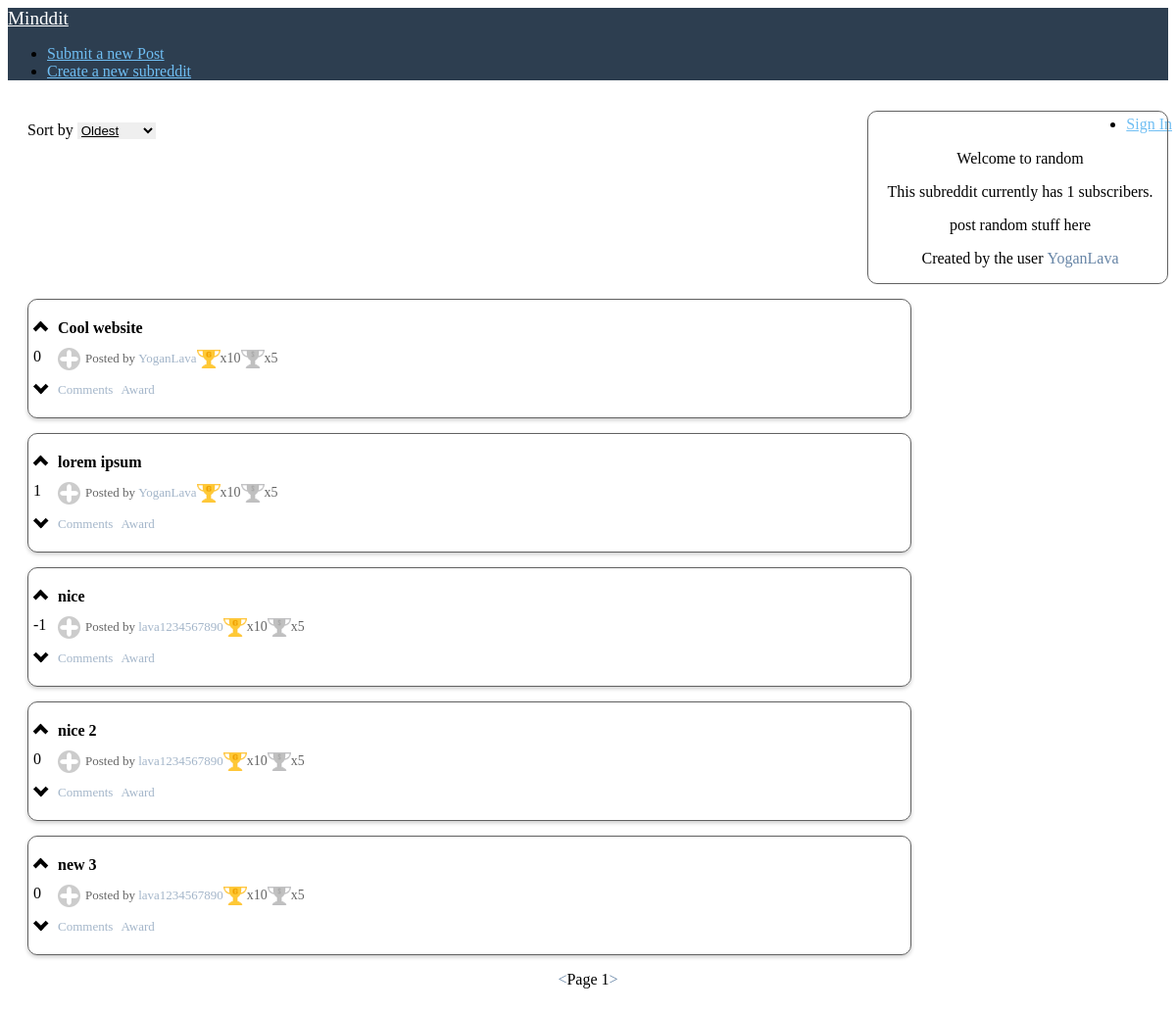
Screenshot of /subreddit.php?name=random with the database file from the repository.
### tables this page shows
CREATE TABLE subreddits (
  name varchar(20) NOT NULL,
  creator_id int(11) DEFAULT NULL,
  description text,
  created_at int(11) DEFAULT NULL
);

CREATE TABLE users (
  id int(11) NOT NULL,
  username varchar(255) NOT NULL,
  password varchar(255) NOT NULL,
  created_at int(30) NOT NULL DEFAULT '0'
);

CREATE TABLE posts (
  id int(11) NOT NULL,
  title varchar(255) DEFAULT NULL,
  user_id int(11) NOT NULL,
  is_image tinyint(1) DEFAULT NULL,
  body text,
  created_at int(30) DEFAULT NULL,
  updated_at int(30) DEFAULT NULL,
  subreddit_name varchar(20) NOT NULL
);

### subreddit.php (the view, shortened to what this page needs)
<?php
$mysqli = openConnection();
if(isset($_GET['sortBy'])){
    switch($_GET['sortBy']){
        case "topLikes":
            $sql = "SELECT * FROM mostLiked where subreddit_name= '".$_GET['name']."' LIMIT 5". ((isset($_GET['page']))?" OFFSET ". ($_GET['page']-1) * 5:"");
            break;
        case "newest":
            $sql = "SELECT * FROM posts where subreddit_name= '".$_GET['name']."' order by created_at desc LIMIT 5". ((isset($_GET['page']))?" OFFSET ". ($_GET['page']-1) * 5:"");
            break;
        case "oldest":
            $sql = "SELECT * FROM posts where subreddit_name= '".$_GET['name']."' order by created_at asc LIMIT 5". ((isset($_GET['page']))?" OFFSET ". ($_GET['page']-1) * 5:"");
            break;
        default:
            $sql = "SELECT * FROM posts where subreddit_name= '".$_GET['name']."' LIMIT 5". ((isset($_GET['page']))?" OFFSET ". ($_GET['page']-1) * 5:"");
    }
}else{
    $sql = "SELECT * FROM posts where subreddit_name= '".$_GET['name']."' LIMIT 5". ((isset($_GET['page']))?" OFFSET ". ($_GET['page']-1) * 5:"");
}
$result=$mysqli->query($sql);
$sql = "select subreddits.description, users.username from subreddits inner join users where subreddits.name = '".$_GET['name']."' and subreddits.creator_id = users.id";
$subreddit = ($mysqli->query($sql))->fetch_assoc();
?>
<!DOCTYPE html>
<html lang="en">
<head>
    <link rel="stylesheet" href="https://unpkg.com/purecss@1.0.1/build/pure-min.css"
 />
    <link rel="stylesheet" href="css/css.css" />
</head>
<body>
    <div class="home-menu pure-menu pure-menu-horizontal">
        <a href="index.php" class="pure-menu-heading pure-menu-link">Minddit</a>
        <ul class="pure-menu-list">
            <li class="pure-menu-item">
                <a href="submit.php" class="pure-menu-link">Submit a new Post</a>
            </li>
            <li class="pure-menu-item">
                <a href="createsubreddit.php" class="pure-menu-link">Create a new subreddit</a>
            </li>
        </ul>
        <ul class="pure-menu-list align-right">
            <?php if(!isset($_SESSION['username'])){echo "<li class='pure-menu-item'>
        <a href='register.php' class='pure-menu-link'>Sign In</a>
      </li>";
      } else { echo "<li class='pure-menu-item pure-menu-has-children pure-menu-allow-hover'>
        <a href='#' id='menuLink1' class='pure-menu-link'>".$_SESSION['username']."</a>
        <ul class='pure-menu-children'>
            <li class='pure-menu-item'><a href='profile.php?name=".$_SESSION['username']."' class='pure-menu-link'>Profile</a></li>
            <li class='pure-menu-item'><a href='details.php' class='pure-menu-link'>Details</a></li>
            <li class='pure-menu-item'><a href='/logic/logout.php' class='pure-menu-link'>Log Out</a></li>
        </ul>
    </li>";
      }?>
        </ul>
    </div>
    <div class="side-bar">
        <?php
        echo "<p>Welcome to " . $_GET['name'] . "</p>";
        $sql= "select count(*) as count from subreddit_subscriptions where subreddit_name='".$_GET['name']."'";
        $count = ($mysqli->query($sql))->fetch_assoc();
        echo "<p>This subreddit currently has ".$count['count']." subscribers.</p>";
        echo "<p>".$subreddit['description']."</p>";
        echo "<p>Created by the user <a href='profile.php?name=".$subreddit['username']."' class='normal-link'>".$subreddit['username']."</a>"
        ?>
    </div>
    <div class="sort-container">
        <p style="display: inline-block">Sort by</p>
        <select id="sort" class="sort-by">
            <option value="oldest">Oldest</option>
        </select>
    </div>
    <div class="posts">
        <?php
          while($post = $result->fetch_assoc()){
            $user = $mysqli->query("select * from users where id='".$post['user_id']."'");
            $user = $user->fetch_assoc();
            echo "<div class='post'>";
            echo "<div class='likes'>";
            echo ((isset($checkLiked))? $checkLiked['vote'] === 'upvote' : false)? "<span class='chevron on upvote' id='u".$post['id']."' onclick='vote(".$post['id'].", ".$_SESSION['userid'].", \"post\", \"upvote\")'></span>" : "<span class='chevron upvote' id='u".$post['id']."' onclick='vote(".$post['id'].", ". ((isset($_SESSION['userid']))? $_SESSION['userid']:"null") .", \"post\", \"upvote\")'></span>";
            $likes = "SELECT (SELECT COUNT(*) FROM likes, post_likes where likes.vote = 'upvote' and post_likes.post_id = ".$post['id']." and post_likes.like_id = likes.id) - (SELECT COUNT(*) FROM likes, post_likes where likes.vote = 'downvote' and post_likes.post_id = ".$post['id']." and post_likes.like_id = likes.id) as likes";
            $likes = ($mysqli->query($likes))->fetch_assoc();
            echo "<p id='l".$post['id']."'>".$likes['likes']."</p>";
            echo  ((isset($checkLiked))? $checkLiked['vote'] === 'downvote' : false)? "<span class='chevron on downvote' id='d".$post['id']."' onclick='vote(".$post['id'].", ".$_SESSION['userid'].", \"post\", \"downvote\")'></span>" : "<span class='chevron downvote' id='d".$post['id']."' onclick='vote(".$post['id'].", ". ((isset($_SESSION['userid']))? $_SESSION['userid']:"null") .", \"post\", \"downvote\")'></span>";
            echo  "</div>";
            echo "<div class='post-info'>";
            echo ($post['is_image'])?"<div><a class='post-link' href='".$post['body']."' >".$post['title']."</a></div>":"<div><a class='post-link' href='post.php?postID=".$post['id']."' >".$post['title']."</a></div>";
            echo "<div class='details'>
                  <div id='b".$post['id']."' onClick='togglePost(".$post['id'].");' class='expand'></div>";
            echo "<p class='post-details'>Posted by <a href='#' class='normal-link'>".$user['username']."</a></p>";
            echo "<div class='gold' tooltip='Gold'></div><p class='award-text'>x10</p>
            <div class='silver' tooltip='Silver'></div><p class='award-text'>x5</p>";
            echo "</div>";
            echo "<div class='post-details'><a href='post.php?postID=".$post['id']."' class='normal-link'>Comments</a> <a class='normal-link' onClick='togglePostAwardMenu(".$post['id'].",".$_SESSION['userid'].")' style='padding-left:5px'>Award</a></div>";
            echo "</div>";
            echo "</div>";
          }
      ?>
    </div>
    <div class="pagination">
          <?php
            echo "<a onclick='back()' class='normal-link'><</a>";
            echo (isset($_GET['page']))? "<p>Page ".$_GET['page']."</p>":"<p>Page 1</p>";
            echo "<a onclick='forward()' class='normal-link'>></a>";
          ?>
    </div>
</body>
</html>

### css/css.css (style rules this page uses)
.home-menu .pure-menu-heading { color: white; font-weight: 400; font-size: 120%; }
.home-menu a { color: #6fbef3; }
.home-menu { background: #2d3e50; }
.align-right { position: absolute; right: 0px; padding: 4px; }
.posts { display: inline-flex; flex-direction: column; flex-wrap: wrap; justify-content: center; align-items: center; align-content: center; }
.post { padding-top: 20px; margin-top: 15px; margin-left: 20px; border: solid 1.2px #616161; width: 75vw; min-height: 100px; max-width: 100%; border-radius: 10px; box-shadow: 0 2px 4px 0 rgba(0, 0, 0, 0.2); }
.posts .post-link { display: inline-block; text-decoration: solid; font-weight: bold; color: #000000; }
.details { position: relative; align-items: center; display: flex; }
.normal-link { color: #6785a6; text-decoration: solid; position: relative; display: inline-block; cursor: pointer; }
.post .post-details { opacity: 0.6; display: inline-block; font-size: 13px; }
.post .normal-link { font-size: 13px; }
.likes { float: left; padding-top: 2px; padding-left: 5px; }
.chevron::before { border-style: solid; border-width: 0.25em 0.25em 0 0; content: ''; display: block; height: 0.45em; left: 0.15em; position: relative; top: 0.15em; transform: rotate(-45deg); width: 0.45em; cursor: pointer; }
.chevron.downvote::before { top: 0; transform: rotate(135deg); }
.expand { background-repeat: no-repeat; margin-right: 5px; background-image: url("/res/plus.png"); height: 23px; width: 23px; }
.post-info { padding-left: 30px; }
.sort-container { display: inline-block; margin-top: 10px; margin-left: 20px; }
.sort-by { text-decoration: underline; display: inline-block; border: none; }
.pagination { display: flex; align-items: center; justify-content: center; }
.gold { position: relative; background-image: url("/res/gold.png"); background-size: 24px 19px; height: 19px; width: 24px; }
.silver { position: relative; background-image: url("/res/silver.png"); background-size: 24px 19px; height: 19px; width: 24px; }
[tooltip]:before { content: attr(tooltip); position: absolute; opacity: 0; left: -15px; transition: all 0.15s ease; padding: 10px; color: #bdbdbd; border-radius: 10px; }
[tooltip]:not([tooltip-persistent]):before { pointer-events: none; }
.side-bar { text-align: center; margin-top: 15px; padding-top: 5px; padding-left: 5px; float: right; width: 300px; border: solid 1.2px #616161; border-radius: 10px; position: relative; white-space: pre-line; }
.award-text { opacity: 0.6; font-size: 14px; }

### rows the page displays
subreddits: description "post random stuff here", creator.username "YoganLava"
posts: likes "0", title "Cool website", user.username "YoganLava"
posts: likes "1", title "lorem ipsum", user.username "YoganLava"
posts: likes "-1", title "nice", user.username "lava1234567890"
posts: likes "0", title "nice 2", user.username "lava1234567890"
posts: likes "0", title "new 3", user.username "lava1234567890"

### other values shown
$_GET['name'] "random"
$count['count'] "1"
